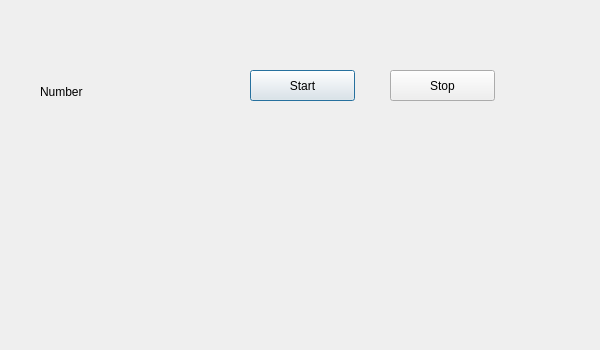
<?xml version="1.0" encoding="UTF-8"?>
<ui version="4.0">
 <class>Dialog</class>
 <widget class="QDialog" name="Dialog">
  <property name="geometry">
   <rect>
    <x>0</x>
    <y>0</y>
    <width>600</width>
    <height>350</height>
   </rect>
  </property>
  <property name="windowTitle">
   <string>Dialog</string>
  </property>
  <widget class="QLabel" name="label">
   <property name="geometry">
    <rect>
     <x>40</x>
     <y>80</y>
     <width>73</width>
     <height>23</height>
    </rect>
   </property>
   <property name="text">
    <string>Number</string>
   </property>
  </widget>
  <widget class="QPushButton" name="pushButton">
   <property name="geometry">
    <rect>
     <x>250</x>
     <y>70</y>
     <width>105</width>
     <height>31</height>
    </rect>
   </property>
   <property name="text">
    <string>Start</string>
   </property>
  </widget>
  <widget class="QPushButton" name="pushButton_2">
   <property name="geometry">
    <rect>
     <x>390</x>
     <y>70</y>
     <width>105</width>
     <height>31</height>
    </rect>
   </property>
   <property name="text">
    <string>Stop</string>
   </property>
  </widget>
  <widget class="QLabel" name="label_2">
   <property name="geometry">
    <rect>
     <x>200</x>
     <y>110</y>
     <width>291</width>
     <height>231</height>
    </rect>
   </property>
   <property name="text">
    <string/>
   </property>
  </widget>
 </widget>
 <layoutdefault spacing="6" margin="11"/>
 <resources/>
 <connections/>
</ui>
